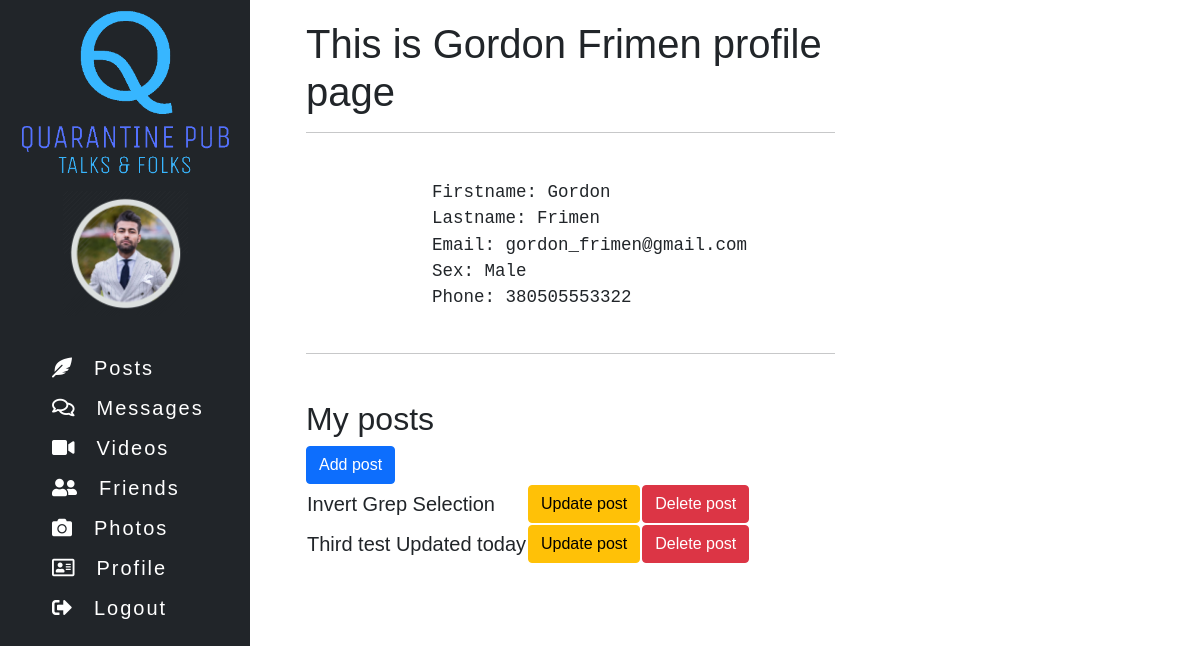
Screenshot of /profile/ (signed in) with the database file from the repository.
### users/models.py (models this page shows, shortened)
class Profile(models.Model):
	user = models.OneToOneField(User, on_delete=models.CASCADE)
	phone_num = models.IntegerField(null=True, blank=True)
	sex = models.BooleanField(default=None, null=True, blank=False)  # True=male False=Female Default=None
	def __str__(self) -> str:
		return f"{self.user.username} - {self.user.first_name} {self.user.last_name}"

### core/models.py (models this page shows, shortened)
class TimeStampMixin(models.Model):
    created_at = models.DateTimeField(auto_now_add=True)
    updated_at = models.DateTimeField(auto_now=True)
    class Meta:
        abstract = True

class Post(TimeStampMixin):
    title = models.CharField(max_length=100, null=False, blank=False)
    content = models.TextField(null=False, blank=False)
    image = models.CharField(max_length=255, null=True, blank=True)
    user_id = models.ForeignKey(settings.AUTH_USER_MODEL, null=True, on_delete=models.SET_NULL, blank=False)
    views = models.PositiveIntegerField(default=0, null=False, blank=True)

### users/views.py (the view)
# urls.py: path('profile/', ProfileView.as_view(), name='profile'),
class ProfileView(LoginRequiredMixin, DetailView):
    login_url = reverse_lazy('login')
    edirect_field_name = reverse_lazy('users:profile')
    model = Profile
    context_object_name = 'user_data'
    template_name = "../users/profile.html"
    @property
    def username(self):
        username = self.request.user
        return username
    def get_object(self, queryset=None):
        profile = Profile.objects.get(user=self.request.user.pk)
        profile.posts = Post.objects.filter(user_id=self.username)
        profile.user = User.objects.get(id=self.request.user.id)
        profile.sex = 'Male' if profile.sex else 'Female'
        print(profile)
        return profile

### templates/users/profile.html (shortened to what this page needs)
{% extends 'core/base.html' %}
{% block content %}
<div class="col offset-3" id="posts">
    <article class="post">
        <h1 class="post-title"> This is {{ user_data.user.first_name }} {{ user_data.user.last_name }} profile page </h1>
        <hr> <br>
        <pre>
            Firstname: {{user_data.user.first_name}}
            Lastname: {{user_data.user.last_name}}
            Email: {{user_data.user.email}}
            Sex: {{user_data.sex}}
            Phone: {{user_data.phone_num}}
        </pre>
        <hr> <br>
        <h2 class="post-title">My posts</h2>
        <div class="row">
        <div class="col-xs-12 float-right"><a class="btn btn-primary" href="{% url 'posts:add_post' %}">Add post</a></div><br>
        </div>
        <div class="row">
            <div class="col-xs-12">
        <table>
            {% for post in user_data.posts %}
        <tr>
            <td> {{ post.title }}</td>
        <td><a class="btn btn-warning" href="{% url 'posts:update_post' post.pk %}">Update post</a></td>
        <td><a class="btn btn-danger" href="{% url 'posts:delete_post' post.pk %}">Delete post</a></td>
        </tr>
        {% endfor %}
        </table>
        </div>
        </div>
    </article>
</div>
{% endblock content %}

### static/core/css/main.css (style rules this page uses)
.post { display: block; margin-bottom: 4em; margin-top: 1em; max-width: 60%; min-width: 20%; line-height: 1.5; font-family: "pt sans", Helvetica, Arial, sans-serif; font-size: 20px; font-style: normal; font-variant-caps: normal; font-variant-east-asian: normal; font-variant-ligatures: normal; font-variant-numeric: normal; font-weight: 400; }
@media (min-width: 1002px) and (max-width: 1600px) { .post { max-width: 60%; min-width: 20%; } }

### rows the page displays
Profile: user.first_name "Gordon", user.last_name "Frimen", user.email "gordon_frimen@gmail.com", sex "Male", phone_num "380505553322"
Post: title "Invert Grep Selection"
Post: title "Third test Updated today"
